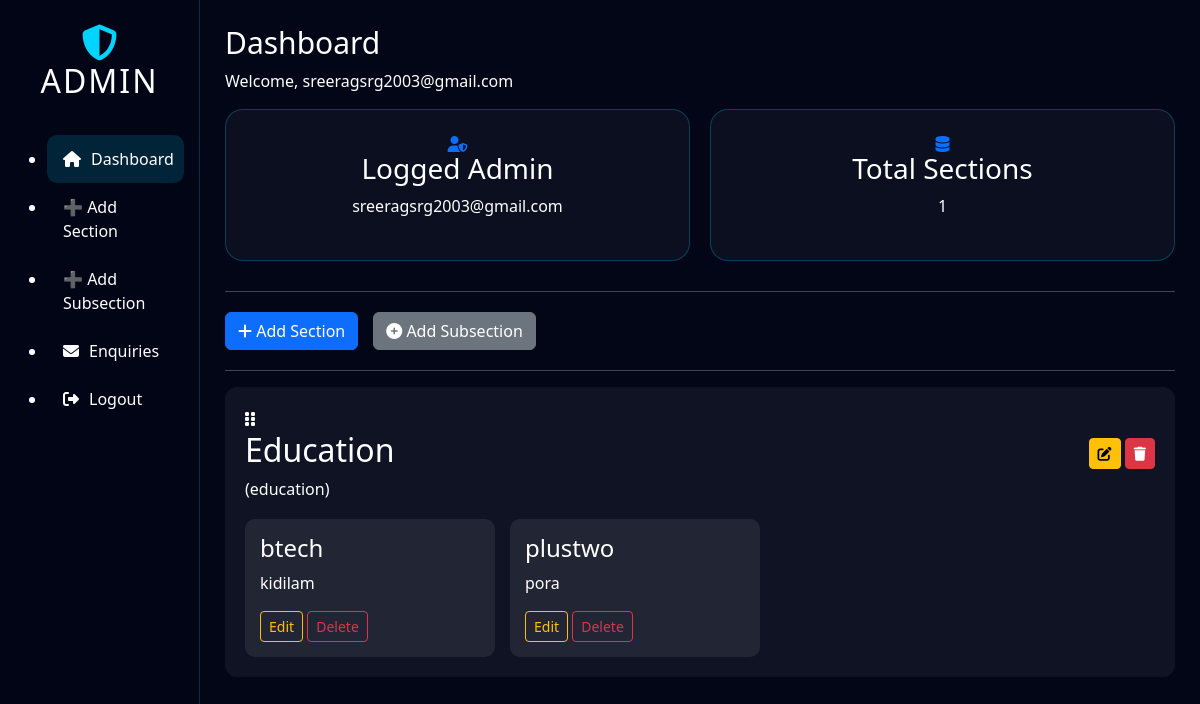
The page /admin/dashboard (signed in) on the database as committed earlier.
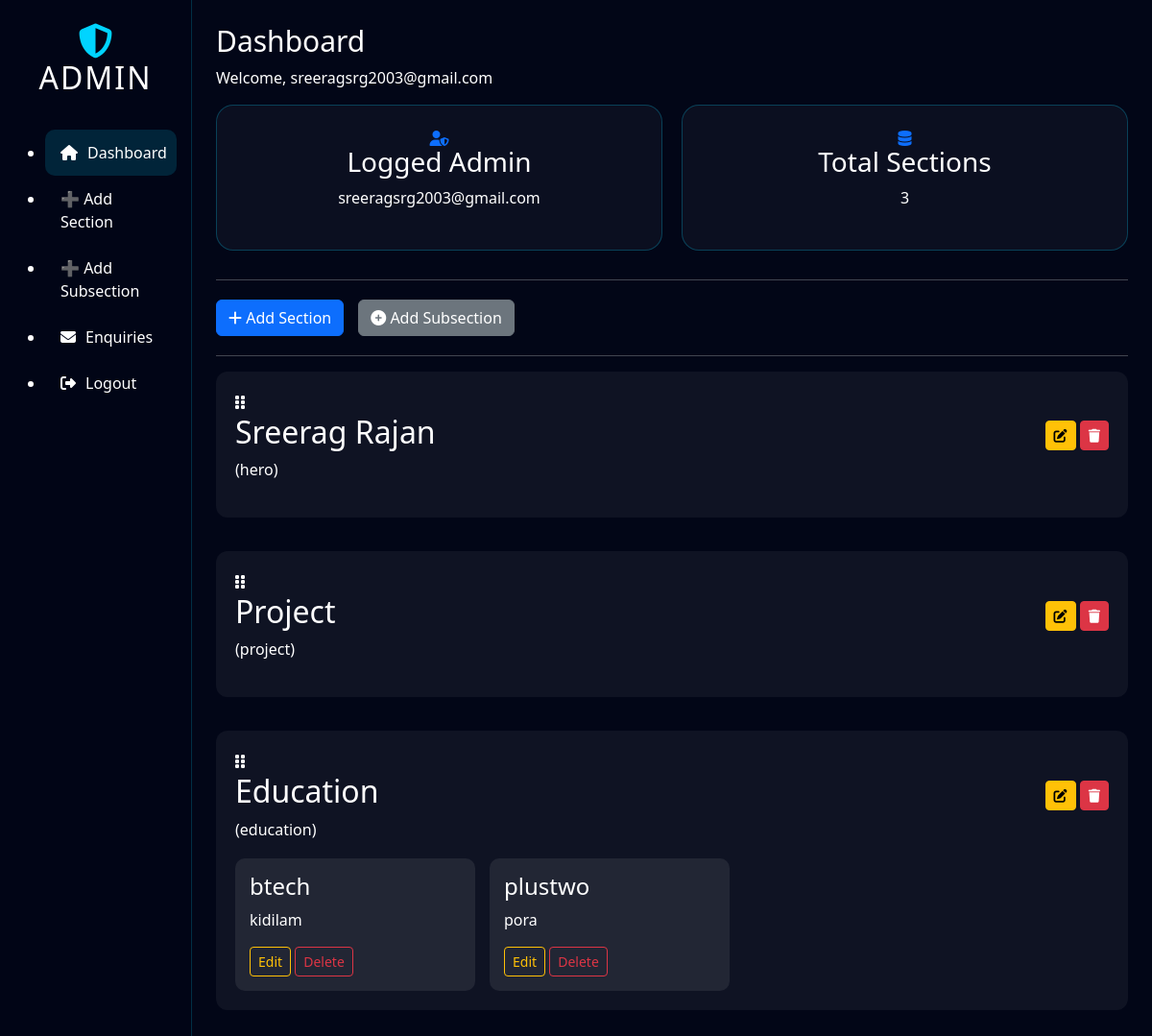
The same page on the database as committed later.
### models.py (models this page shows)
class SectionHead(db.Model):
    __tablename__ = "section_head"
    id = db.Column(db.Integer, primary_key=True)
    section_name = db.Column(db.String(100), unique=True, nullable=False)
    section_title = db.Column(db.String(200), nullable=False)
    section_description = db.Column(db.Text)
    display_order = db.Column(db.Integer, default=0)
    items = db.relationship("SectionBody", backref="section", cascade="all, delete",
                            order_by="SectionBody.item_order")

class SectionBody(db.Model):
    __tablename__ = "section_body"
    id = db.Column(db.Integer, primary_key=True)
    section_id = db.Column(db.Integer, db.ForeignKey("section_head.id"), nullable=False)
    content_key = db.Column(db.String(100), nullable=False)
    content_value = db.Column(db.Text, nullable=False)
    group_id = db.Column(db.Integer, default=0)
    item_order = db.Column(db.Integer, default=0)

### admin/routes.py (the view)
@admin_bp.route("/dashboard")
@login_required
def dashboard():
    sections = SectionHead.query.order_by(SectionHead.display_order).all()
    resume = Resume.query.first()
    return render_template(
        "admin_dashboard.html",
        sections=sections,
        resume=resume
    )

### admin/routes.py (called while the page is built)
def login_required(f):
    from functools import wraps
    @wraps(f)
    def wrapper(*args, **kwargs):
        if "admin_id" not in session:
            return redirect(url_for("admin.login"))
        return f(*args, **kwargs)
    return wrapper

### templates/admin_dashboard.html (shortened to what this page needs)
{% extends "admin_layout.html" %}
{% set active = "dashboard" %}
{% set page_title = "Dashboard" %}
{% block content %}
<div class="dashboard-cards">
    <div class="card">
        <i class="fas fa-user-shield text-primary"></i>
        <h3>Logged Admin</h3>
        <p>{{ session['admin_username'] }}</p>
    </div>
    <div class="card">
        <i class="fas fa-database text-primary"></i>
        <h3>Total Sections</h3>
        <p>{{ sections|length }}</p>
    </div>
</div>
<hr>
<div class="action-buttons">
    <a class="btn btn-primary" href="{{ url_for('admin.add_section_head') }}">
        <i class="fas fa-plus"></i> Add Section
    </a>
    <a class="btn btn-secondary" href="{{ url_for('admin.add_subsection') }}">
        <i class="fas fa-plus-circle"></i> Add Subsection
    </a>
</div>
<hr>
<div id="sections-container">
{% for section in sections %}
<div class="section-block" data-id="{{ section.id }}">
    <div class="section-header">
        <div class="section-title-wrap">
            <span class="drag-handle">
                <i class="fas fa-grip-vertical"></i>
            </span>
            <h2>{{ section.section_title }}</h2>
            <span class="section-name">({{ section.section_name }})</span>
        </div>
        <div class="section-actions">
            <a href="{{ url_for('admin.edit_section', id=section.id) }}"
               class="btn btn-sm btn-warning">
                <i class="fas fa-edit"></i>
            </a>
            <a href="{{ url_for('admin.delete_section', id=section.id) }}"
               class="btn btn-sm btn-danger"
               onclick="return confirm('Delete this section and all subsections?');">
                <i class="fas fa-trash"></i>
            </a>
        </div>
    </div>
    <div class="subsection-grid">
        {% for item in section.items %}
        <div class="sub-card">
            <h4>{{ item.content_key }}</h4>
            <p>{{ item.content_value }}</p>
            <div class="sub-actions">
                <a href="{{ url_for('admin.edit_subsection', id=item.id) }}"
                   class="btn btn-sm btn-outline-warning">Edit</a>
                <a href="{{ url_for('admin.delete_subsection', id=item.id) }}"
                   class="btn btn-sm btn-outline-danger"
                   onclick="return confirm('Delete this subsection?');">
                    Delete
                </a>
            </div>
        </div>
        {% endfor %}
    </div>
</div>
{% endfor %}
</div>
{% endblock %}

### templates/admin_layout.html (shortened to what this page needs)
<!DOCTYPE html>
<html lang="en">
<head>
    <link href="https://cdn.jsdelivr.net/npm/bootstrap@5.3.3/dist/css/bootstrap.min.css" rel="stylesheet">
    <link rel="stylesheet" href="{{ url_for('static', filename='css/admin_dashboard.css') }}">
    <link rel="stylesheet" href="{{ url_for('static', filename='css/admin_forms.css') }}">
    <link rel="stylesheet" href="https://cdnjs.cloudflare.com/ajax/libs/font-awesome/6.6.0/css/all.min.css">
</head>
<body class="admin-body">
    <div class="container-fluid min-vh-100">
        <div class="row min-vh-100">
            <aside id="sidebarMenu" class="col-md-3 col-lg-2 sidebar collapse d-md-block">
                <div class="sidebar-header">
                    <i class="fas fa-shield-alt logo-icon"></i>
                    <h2>ADMIN</h2>
                </div>
                <ul class="sidebar-menu">
                    <li>
                        <a href="{{ url_for('admin.dashboard') }}"
                            class="{% if active=='dashboard' %}active{% endif %}">
                            <i class="fas fa-home"></i> Dashboard
                        </a>
                    </li>
                    <li>
                        <a href="{{ url_for('admin.add_section_head') }}">
                            ➕ Add Section
                        </a>
                    </li>
                    <li>
                        <a href="{{ url_for('admin.add_subsection') }}">
                            ➕ Add Subsection
                        </a>
                    </li>
                    <li>
                        <a href="{{ url_for('admin.enquiries') }}">
                            <i class="fas fa-envelope"></i> Enquiries
                        </a>
                    </li>
                    <li>
                        <a href="{{ url_for('admin.logout') }}" class="logout-btn">
                            <i class="fas fa-sign-out-alt"></i> Logout
                        </a>
                    </li>
                </ul>
            </aside>
            <main class="col-md-9 col-lg-10 main-content">
                <header class="admin-header">
                    <h1>{{ page_title }}</h1>
                    <p>Welcome, {{ session['admin_username'] }}</p>
                </header>
                <section class="content-section">
                    {% block content %}{% endblock %}
                </section>
            </main>
        </div>
    </div>
</body>
</html>

### static/css/admin_dashboard.css (style rules this page uses)
* { margin: 0; padding: 0; box-sizing: border-box; }
body.admin-body { background: #020617; color: #ffffff; min-height: 100vh; font-family: 'Segoe UI', Tahoma, Geneva, Verdana, sans-serif; }
.sidebar { background: rgba(2, 6, 23, 0.95); min-height: 100vh; border-right: 1px solid rgba(0, 212, 255, 0.2); padding: 25px 15px; }
.sidebar-header { text-align: center; margin-bottom: 35px; }
.logo-icon { font-size: 36px; color: #00d4ff; }
.sidebar-header h2 { color: #ffffff; letter-spacing: 2px; }
.sidebar-menu a { display: flex; align-items: center; gap: 10px; padding: 12px 16px; color: #ffffff !important; text-decoration: none; border-radius: 10px; transition: 0.3s ease; font-weight: 500; }
.sidebar-menu a:hover, .sidebar-menu a.active { background: rgba(0, 212, 255, 0.15); }
.main-content { padding: 25px; }
.admin-header h1 { font-size: 30px; color: #ffffff !important; }
.admin-header p { color: #ffffff !important; }
.dashboard-cards { display: flex; gap: 20px; margin-bottom: 30px; }
.card { flex: 1; background: rgba(255, 255, 255, 0.04); padding: 26px; border-radius: 18px; border: 1px solid rgba(0, 212, 255, 0.25); text-align: center; transition: 0.3s ease; }
.card p { color: #ffffff !important; }
.action-buttons { display: flex; gap: 15px; margin: 20px 0; }
.action-buttons a { text-decoration: none !important; }
.section-block { background: rgba(255,255,255,0.05); padding: 20px; border-radius: 12px; margin-bottom: 35px; }
.section-header { display: flex; justify-content: space-between; align-items: center; }
.section-header h2 { color: #ffffff; }
.subsection-grid { display: flex; gap: 15px; flex-wrap: wrap; margin-top: 18px; }
.sub-card { width: 250px; padding: 15px; background: rgba(255,255,255,0.08); border-radius: 10px; color: white; }
.sub-actions { margin-top: 10px; }
.dashboard-cards .card p, .dashboard-cards .card h3 { color: #ffffff !important; opacity: 1 !important; }

Rows that differ between the two databases and show on the page:
added SectionHead: section_title "Sreerag Rajan", section_name "hero"
added SectionHead: section_title "Project", section_name "project"
Other text that changed with them:
{{ sections|length }}: "1" → "3"
